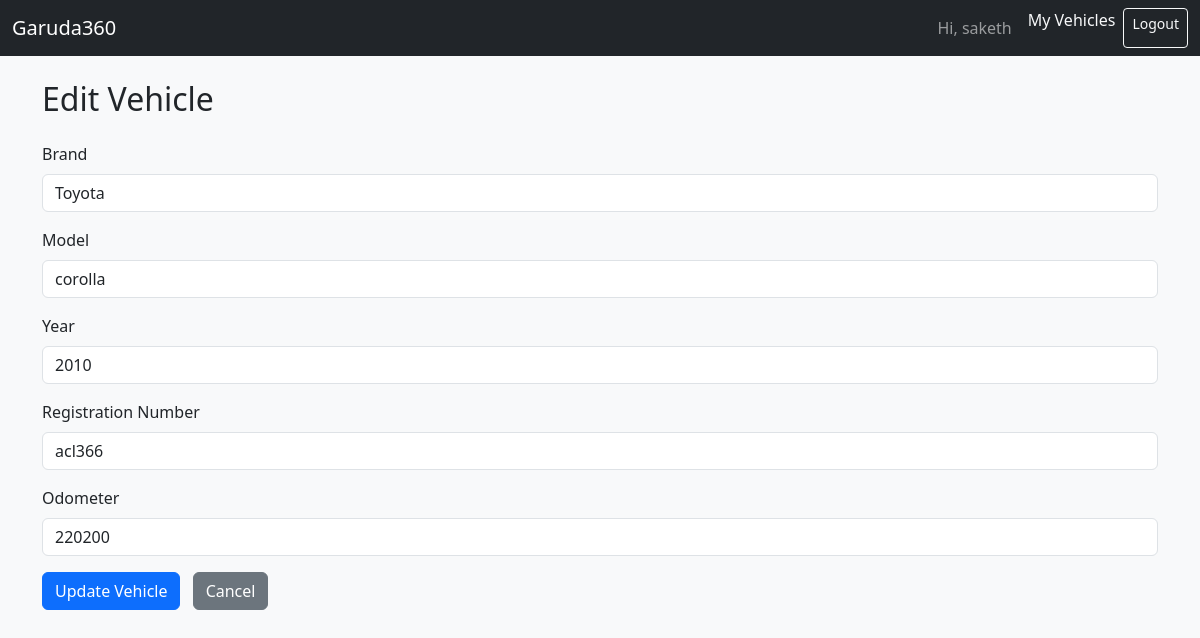
The page /vehicles/8/edit (signed in) on the database its author committed.
### app/models.py (models this page shows, shortened)
class User(UserMixin, db.Model):
    id = db.Column(db.Integer, primary_key=True)
    email = db.Column(db.String(120), unique=True, nullable=False)
    password_hash = db.Column(db.String(255), nullable=False)
    name = db.Column(db.String(100), nullable=False)
    notifications = db.relationship("Notification", backref="user", lazy=True)

class Vehicle(db.Model):
    id = db.Column(db.Integer, primary_key=True)
    group_id = db.Column(db.Integer, db.ForeignKey("owner_group.id"), nullable=False)
    brand = db.Column(db.String(50))
    model = db.Column(db.String(50))
    year = db.Column(db.Integer)
    vin = db.Column(db.String(100))
    registration_no = db.Column(db.String(50))
    purchase_date = db.Column(db.Date)
    current_odometer = db.Column(db.Integer, default=0)
    service_events = db.relationship("ServiceEvent", backref="vehicle", lazy=True)
    fuel_entries = db.relationship("FuelEntry", backref="vehicle", lazy=True)
    expenses = db.relationship("Expense", backref="vehicle", lazy=True)
    issues = db.relationship("IssueLog", backref="vehicle", lazy=True)
    odometer_logs = db.relationship("OdometerLog", backref="vehicle", lazy=True)
    forecasts = db.relationship("MaintenanceForecast", backref="vehicle", lazy=True)
    health_scores = db.relationship("HealthScore", backref="vehicle", lazy=True)
    reminders = db.relationship("Reminder", backref="vehicle", lazy=True)

### app/routes.py (the view, shortened to what this page needs)
@main_bp.route("/vehicles/<int:vehicle_id>/edit", methods=["GET", "POST"])
@login_required
def edit_vehicle(vehicle_id):
    vehicle = get_vehicle_for_current_user(vehicle_id)
    return render_template("edit_vehicle.html", vehicle=vehicle)

### app/__init__.py (called while the page is built)
def create_app(config_class=Config):
    app = Flask(__name__)
    app.config.from_object(config_class)
    db.init_app(app)
    migrate.init_app(app, db)
    login_manager.init_app(app)
    login_manager.login_view = "main.login"  # redirect here if not logged in
    from app import models
    from app.models import User
    @login_manager.user_loader
    def load_user(user_id):
        return User.query.get(int(user_id))
    from app.routes import main_bp
    app.register_blueprint(main_bp)
    return app

### app/routes.py (called while the page is built)
def vehicle_query_for_current_user():
    if current_user.is_authenticated and current_user.email == "admin@garuda360.com":
        return Vehicle.query
    return (
        Vehicle.query
        .join(OwnerGroup, Vehicle.group_id == OwnerGroup.id)
        .join(OwnerGroupUser, OwnerGroup.id == OwnerGroupUser.group_id)
        .filter(OwnerGroupUser.user_id == current_user.id)
    )

def get_vehicle_for_current_user(vehicle_id: int) -> Vehicle:
    return (
        vehicle_query_for_current_user()
        .filter(Vehicle.id == vehicle_id)
        .first_or_404()
    )

### app/templates/edit_vehicle.html
{% extends "base.html" %}
{% block content %}
<h2 class="mb-4">Edit Vehicle</h2>
<form method="POST">
    <div class="mb-3">
        <label class="form-label">Brand</label>
        <input type="text" class="form-control" name="brand" value="{{ vehicle.brand }}" required>
    </div>
    <div class="mb-3">
        <label class="form-label">Model</label>
        <input type="text" class="form-control" name="model" value="{{ vehicle.model }}" required>
    </div>
    <div class="mb-3">
        <label class="form-label">Year</label>
        <input type="number" class="form-control" name="year" value="{{ vehicle.year }}" required>
    </div>
    <div class="mb-3">
        <label class="form-label">Registration Number</label>
        <input type="text" class="form-control" name="registration_no" value="{{ vehicle.registration_no }}">
    </div>
    <div class="mb-3">
        <label class="form-label">Odometer</label>
        <input type="number" class="form-control" name="current_odometer" value="{{ vehicle.current_odometer }}">
    </div>
    <button class="btn btn-primary" type="submit">Update Vehicle</button>
    <a href="/vehicles" class="btn btn-secondary ms-2">Cancel</a>
</form>
{% endblock %}

### app/templates/base.html (shortened to what this page needs)
<!DOCTYPE html>
<html>
<head>
    <link href="https://cdn.jsdelivr.net/npm/bootstrap@5.3.0/dist/css/bootstrap.min.css" rel="stylesheet">
</head>
<body class="bg-light">
<nav class="navbar navbar-expand-lg navbar-dark bg-dark">
    <div class="container-fluid">
        <a class="navbar-brand" href="{{ url_for('main.index') }}">Garuda360</a>
        <div class="d-flex">
            {% if current_user.is_authenticated %}
                <span class="navbar-text me-3">
                    Hi, {{ current_user.name }}
                </span>
                <a href="{{ url_for('main.list_vehicles') }}" class="nav-link text-light me-2">
                    My Vehicles
                </a>
                <a href="{{ url_for('main.logout') }}" class="btn btn-outline-light btn-sm">
                    Logout
                </a>
            {% endif %}
        </div>
    </div>
</nav>
<div class="container mt-4">
    {% block content %}
    {% endblock %}
</div>
</body>
</html>

### rows shown on the page
User: name "saketh"
Vehicle: brand "Toyota", model "corolla", year "2010", registration_no "acl366", current_odometer "220200"
